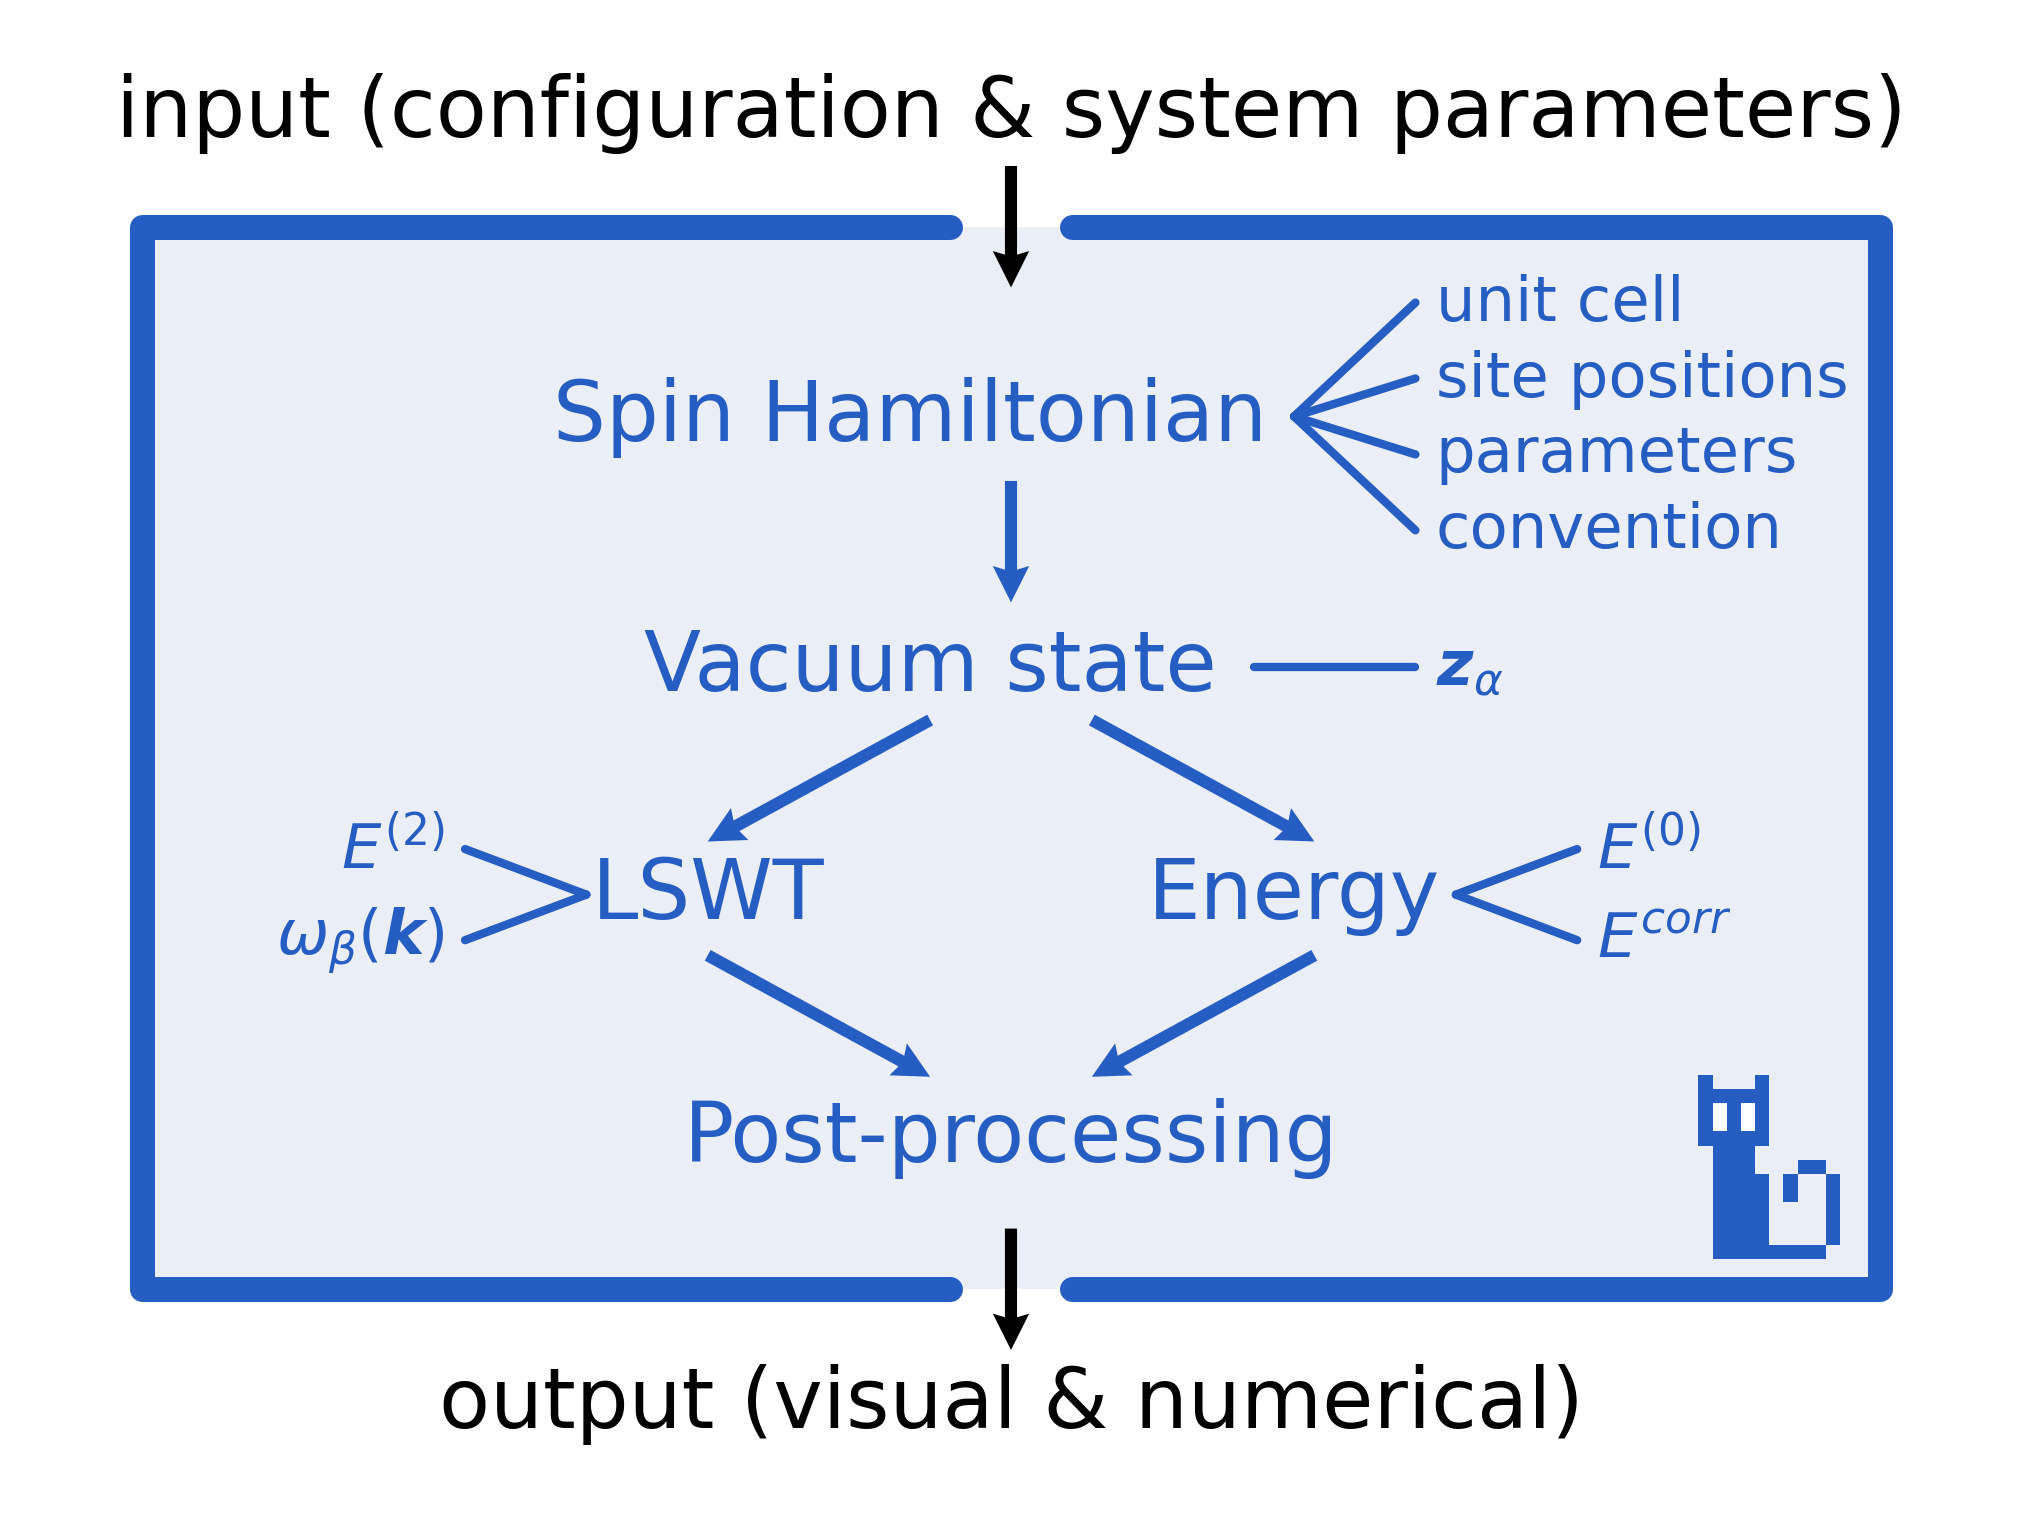

Generate this figure with Python:
# ================================== LICENSE ===================================
# Magnopy - Python package for magnons.
#
# Copyright (C) 2023 Magnopy Team
#
# e-mail: anry@uv.es, web: magnopy.org
#
# This program is free software: you  can redistribute it and/or modify it under
# the terms of the GNU General Public License as published by the  Free Software
# Foundation,  either  version 3  of the License,  or (at your option) any later
# version.
#
# This program is distributed in the  hope  that it will be useful,  but WITHOUT
# ANY WARRANTY;  without even the implied warranty of MERCHANTABILITY or FITNESS
# FOR A PARTICULAR PURPOSE. See the GNU General Public License for more details.
#
# You should have received a copy of the  GNU General Public License  along with
# this program.  If not, see <https://www.gnu.org/licenses/>.
# ================================ END LICENSE =================================

import matplotlib.pyplot as plt

# One column of A4
WIDTH = 3 + 3 / 8  # inches


# Style parameters
COLOR_BORDER = "#265DC3"
COLOR_FILL = "#E9EEF7"
FONTSIZE = 10


# Display the cat of magnopy's logo
def plot_logo(ax, x0, y0, size):
    sx = size
    sy = size / 3 * 4

    style = dict(color="white", lw=0, zorder=1)
    ax.fill_between(
        [x0 - 9.5 * sx, x0 - 5.5 * sx],
        [y0 + 8.5 * sy, y0 + 8.5 * sy],
        [y0 + 11.5 * sy, y0 + 11.5 * sy],
        **style,
    )

    style["color"] = COLOR_BORDER
    ax.fill_between(
        [
            x0 - 10 * sx,
            x0 - 9 * sx,
            x0 - 9 * sx,
            x0 - 8 * sx,
            x0 - 8 * sx,
            x0 - 7 * sx,
            x0 - 7 * sx,
            x0 - 6 * sx,
            x0 - 6 * sx,
            x0 - 5 * sx,
            x0 - 5 * sx,
            x0 - sx,
            x0 - sx,
            x0,
        ],
        [
            y0 + 8 * sy,
            y0 + 8 * sy,
            y0,
            y0,
            y0,
            y0,
            y0,
            y0,
            y0,
            y0,
            y0,
            y0,
            y0 + sy,
            y0 + sy,
        ],
        [
            y0 + 13 * sy,
            y0 + 13 * sy,
            y0 + 9 * sy,
            y0 + 9 * sy,
            y0 + 11 * sy,
            y0 + 11 * sy,
            y0 + 9 * sy,
            y0 + 9 * sy,
            y0 + 6 * sy,
            y0 + 6 * sy,
            y0 + sy,
            y0 + sy,
            y0 + 6 * sy,
            y0 + 6 * sy,
        ],
        **style,
    )

    ax.fill_between(
        [x0 - 9 * sx, x0 - 6 * sx, x0 - 6 * sx, x0 - 5 * sx],
        [y0 + 11 * sy, y0 + 11 * sy, y0 + 8 * sy, y0 + 8 * sy],
        [y0 + 12 * sy, y0 + 12 * sy, y0 + 13 * sy, y0 + 13 * sy],
        **style,
    )

    ax.fill_between(
        [x0 - 4 * sx, x0 - 3 * sx, x0 - 3 * sx, x0 - sx],
        [y0 + 4 * sy, y0 + 4 * sy, y0 + 6 * sy, y0 + 6 * sy],
        [y0 + 6 * sy, y0 + 6 * sy, y0 + 7 * sy, y0 + 7 * sy],
        **style,
    )


def main():
    ##################
    # Prepare canvas #
    ##################
    fig = plt.figure(figsize=(WIDTH, 0.75 * WIDTH))
    ax = fig.add_axes([0, 0, 1, 1])
    ax.set_xlim(0, 100)
    ax.set_ylim(0, 100)
    ax.axis("off")

    ####################
    # Draw a rectangle #
    ####################
    left = 7
    right = 93
    bottom = 15
    top = 85
    gap_left = 47
    gap_right = 53
    # Fill
    ax.fill_between(
        [left, right], [bottom, bottom], [top, top], color=COLOR_FILL, zorder=0, lw=0
    )
    # Border
    border = dict(color=COLOR_BORDER, lw=3, solid_capstyle="round", zorder=1)

    ax.plot([gap_left, left, left, gap_left], [top, top, bottom, bottom], **border)
    ax.plot([gap_right, right, right, gap_right], [bottom, bottom, top, top], **border)

    #################
    # Draw the logo #
    #################
    plot_logo(ax, 91, 17, 0.7)

    #################
    # Define styles #
    #################
    # Style of text
    text_out = dict(
        fontsize=FONTSIZE, color="black", ha="center", va="center", zorder=1
    )
    text_in = dict(
        color=COLOR_BORDER, va="center", ha="center", fontsize=FONTSIZE, zorder=1
    )
    text_in_small = dict(
        color=COLOR_BORDER, va="center", fontsize=0.75 * FONTSIZE, zorder=1
    )

    # Style of the arrows
    def arrow(x0, y0, x1, y1, color):
        ax.quiver(
            x0,
            y0,
            x1 - x0,
            y1 - y0,
            angles="xy",
            scale_units="xy",
            width=0.006,
            scale=1,
            headlength=3,
            headaxislength=2.7,
            color=color,
            zorder=1,
        )

    # Style of the lines
    def line(x0, y0, x1, y1):
        ax.plot(
            [x0, x1],
            [y0, y1],
            color=COLOR_BORDER,
            lw=1,
            zorder=1,
            solid_capstyle="round",
        )

    ########################
    # Text outside the box #
    ########################
    ax.text(
        50, (100 + top) / 2, R"input (configuration & system parameters)", **text_out
    )
    ax.text(50, bottom / 2, R"output (visual & numerical)", **text_out)

    #######################
    # Text inside the box #
    #######################
    # Spin Hamiltonian
    ax.text(45, 72.5, "Spin Hamiltonian", **text_in)
    ax.text(71, 80, "unit cell", **text_in_small, ha="left")
    ax.text(71, 75, "site positions", **text_in_small, ha="left")
    ax.text(71, 70, "parameters", **text_in_small, ha="left")
    ax.text(71, 65, "convention", **text_in_small, ha="left")
    # Vacuum state
    ax.text(46, 56, "Vacuum state", **text_in)
    ax.text(71, 56, R"$\boldsymbol{z}_{\alpha}$", **text_in_small, ha="left")
    # LSWT
    ax.text(35, 41, "LSWT", **text_in)
    ax.text(22, 44, R"$E^{(2)}$", **text_in_small, ha="right")
    ax.text(22, 38, R"$\omega_{\beta}(\boldsymbol{k})$", **text_in_small, ha="right")
    # Energy
    ax.text(64, 41, "Energy", **text_in)
    ax.text(79, 44, R"$E^{(0)}$", **text_in_small, ha="left")
    ax.text(79, 38, R"$E^{corr}$", **text_in_small, ha="left")
    # Post-processing
    ax.text(50, 25, "Post-processing", **text_in)

    #################
    # Content lines #
    #################
    # Spin Hamiltonian
    line(64, 72.5, 70, 75)
    line(64, 72.5, 70, 70)
    line(64, 72.5, 70, 65)
    line(64, 72.5, 70, 80)
    # Vacuum state
    line(62, 56, 70, 56)
    # LSWT
    line(29, 41, 23, 44)
    line(29, 41, 23, 38)
    # Energy
    line(72, 41, 78, 44)
    line(72, 41, 78, 38)

    ##########
    # Arrows #
    ##########
    # In
    arrow(50, top + 4, 50, top - 4, "black")
    # Spin Hamiltonian -> Vacuum state
    arrow(50, 68.25, 50, 60.25, COLOR_BORDER)
    # Vacuum state -> LSWT
    arrow(46, 52.5, 35, 44.5, COLOR_BORDER)
    # Vacuum state -> Energy
    arrow(54, 52.5, 65, 44.5, COLOR_BORDER)
    # LSWT -> Post-processing
    arrow(35, 37, 46, 29, COLOR_BORDER)
    # Energy -> Post-processing
    arrow(65, 37, 54, 29, COLOR_BORDER)
    # Out
    arrow(50, bottom + 4, 50, bottom - 4, "black")

    ###############
    # Save figure #
    ###############
    plt.savefig("figure-3.eps", dpi=600)
    plt.savefig("figure-3.png", dpi=600)
    plt.close()


if __name__ == "__main__":
    main()
